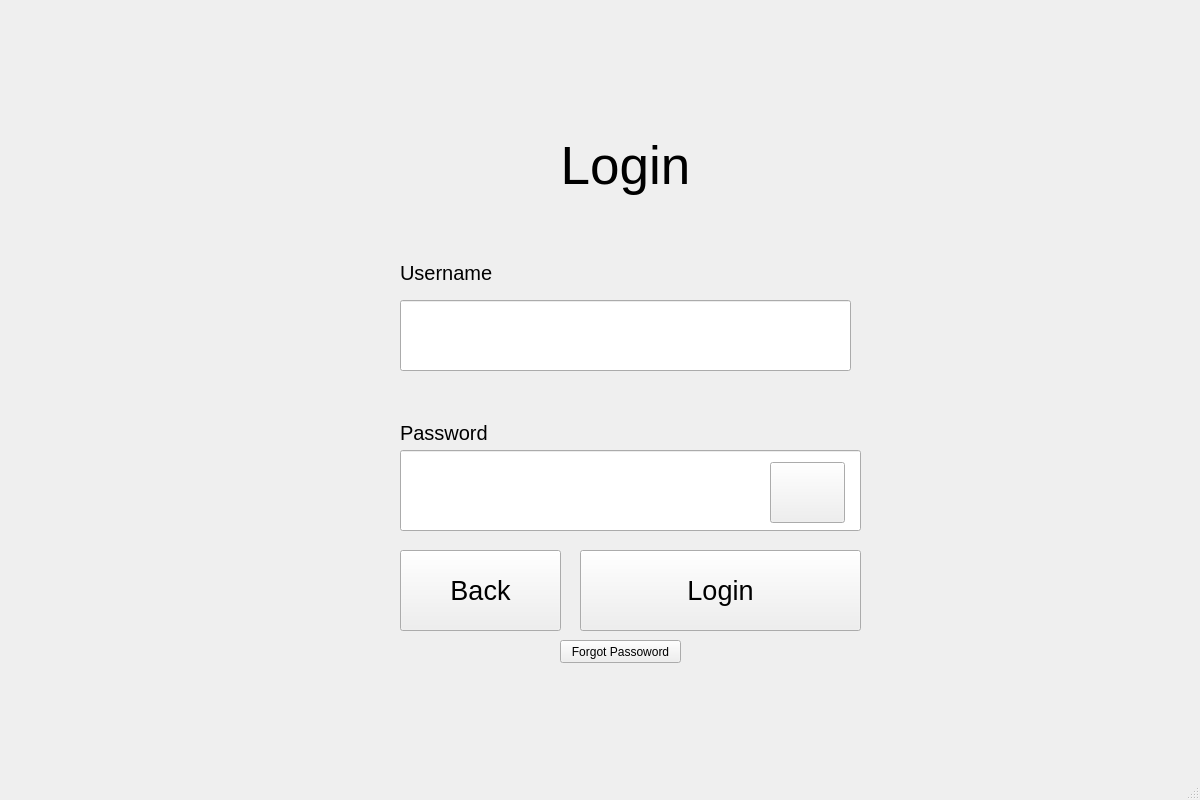
<?xml version="1.0" encoding="UTF-8"?>
<ui version="4.0">
 <class>Login</class>
 <widget class="QMainWindow" name="Login">
  <property name="windowModality">
   <enum>Qt::NonModal</enum>
  </property>
  <property name="geometry">
   <rect>
    <x>0</x>
    <y>0</y>
    <width>1200</width>
    <height>800</height>
   </rect>
  </property>
  <property name="minimumSize">
   <size>
    <width>1200</width>
    <height>800</height>
   </size>
  </property>
  <property name="maximumSize">
   <size>
    <width>1200</width>
    <height>800</height>
   </size>
  </property>
  <property name="windowTitle">
   <string>Login</string>
  </property>
  <widget class="QWidget" name="centralwidget">
   <widget class="QLabel" name="label_top">
    <property name="geometry">
     <rect>
      <x>400</x>
      <y>120</y>
      <width>451</width>
      <height>91</height>
     </rect>
    </property>
    <property name="font">
     <font>
      <pointsize>40</pointsize>
     </font>
    </property>
    <property name="text">
     <string>Login</string>
    </property>
    <property name="alignment">
     <set>Qt::AlignCenter</set>
    </property>
   </widget>
   <widget class="QLineEdit" name="LoginlineEdit_username">
    <property name="geometry">
     <rect>
      <x>400</x>
      <y>300</y>
      <width>451</width>
      <height>71</height>
     </rect>
    </property>
    <property name="font">
     <font>
      <family>Courier</family>
      <pointsize>19</pointsize>
     </font>
    </property>
   </widget>
   <widget class="QLineEdit" name="LoginlineEdit_password">
    <property name="geometry">
     <rect>
      <x>400</x>
      <y>450</y>
      <width>461</width>
      <height>81</height>
     </rect>
    </property>
    <property name="font">
     <font>
      <family>Courier</family>
      <pointsize>19</pointsize>
     </font>
    </property>
    <property name="echoMode">
     <enum>QLineEdit::Password</enum>
    </property>
   </widget>
   <widget class="QLabel" name="label_username">
    <property name="geometry">
     <rect>
      <x>400</x>
      <y>252</y>
      <width>161</width>
      <height>41</height>
     </rect>
    </property>
    <property name="font">
     <font>
      <pointsize>15</pointsize>
     </font>
    </property>
    <property name="text">
     <string>Username</string>
    </property>
   </widget>
   <widget class="QLabel" name="label_password">
    <property name="geometry">
     <rect>
      <x>400</x>
      <y>412</y>
      <width>141</width>
      <height>41</height>
     </rect>
    </property>
    <property name="font">
     <font>
      <pointsize>15</pointsize>
     </font>
    </property>
    <property name="text">
     <string>Password</string>
    </property>
   </widget>
   <widget class="QPushButton" name="LoginpushButton_login">
    <property name="geometry">
     <rect>
      <x>580</x>
      <y>550</y>
      <width>281</width>
      <height>81</height>
     </rect>
    </property>
    <property name="font">
     <font>
      <pointsize>20</pointsize>
     </font>
    </property>
    <property name="text">
     <string>Login</string>
    </property>
   </widget>
   <widget class="QPushButton" name="LoginpushButton_back">
    <property name="geometry">
     <rect>
      <x>400</x>
      <y>550</y>
      <width>161</width>
      <height>81</height>
     </rect>
    </property>
    <property name="font">
     <font>
      <pointsize>20</pointsize>
     </font>
    </property>
    <property name="text">
     <string>Back</string>
    </property>
   </widget>
   <widget class="QLabel" name="login_output_label">
    <property name="geometry">
     <rect>
      <x>400</x>
      <y>670</y>
      <width>461</width>
      <height>20</height>
     </rect>
    </property>
    <property name="text">
     <string/>
    </property>
    <property name="alignment">
     <set>Qt::AlignCenter</set>
    </property>
   </widget>
   <widget class="QPushButton" name="eyepass_login">
    <property name="geometry">
     <rect>
      <x>770</x>
      <y>462</y>
      <width>75</width>
      <height>61</height>
     </rect>
    </property>
    <property name="text">
     <string/>
    </property>
    <property name="icon">
     <iconset>
      <normaloff>eyepass.png</normaloff>eyepass.png</iconset>
    </property>
    <property name="iconSize">
     <size>
      <width>75</width>
      <height>75</height>
     </size>
    </property>
    <property name="checkable">
     <bool>true</bool>
    </property>
   </widget>
   <widget class="QPushButton" name="button_forgot_password">
    <property name="geometry">
     <rect>
      <x>560</x>
      <y>640</y>
      <width>121</width>
      <height>23</height>
     </rect>
    </property>
    <property name="autoFillBackground">
     <bool>false</bool>
    </property>
    <property name="text">
     <string>Forgot Passoword</string>
    </property>
   </widget>
  </widget>
  <widget class="QMenuBar" name="menubar">
   <property name="geometry">
    <rect>
     <x>0</x>
     <y>0</y>
     <width>1200</width>
     <height>21</height>
    </rect>
   </property>
  </widget>
  <widget class="QStatusBar" name="statusbar"/>
 </widget>
 <tabstops>
  <tabstop>LoginlineEdit_username</tabstop>
  <tabstop>LoginlineEdit_password</tabstop>
  <tabstop>eyepass_login</tabstop>
  <tabstop>LoginpushButton_back</tabstop>
  <tabstop>LoginpushButton_login</tabstop>
  <tabstop>button_forgot_password</tabstop>
 </tabstops>
 <resources/>
 <connections/>
</ui>
